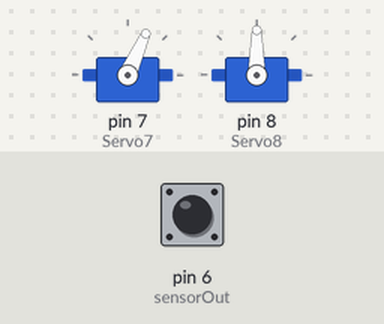
A sketch run on a simulated Arduino Uno, built with avr-gcc and run on an emulated ATmega328P. Shown: 2 × servo. Inputs (shaded band) come from the test bench; at power-on: pin 6 (sensorOut) LOW. What the sketch prints to the serial monitor is not drawn.

Above: at 5.9 s.
6.0 s: pin 6 (sensorOut) pulsed HIGH 5 times (0.12 s each, 0.3 s apart)
At 8.1 s:
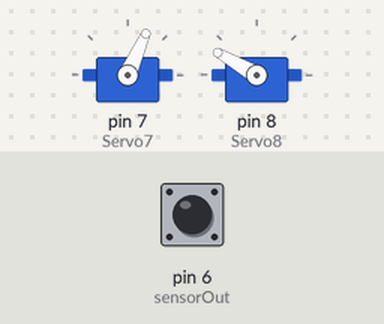
At 11.0 s:
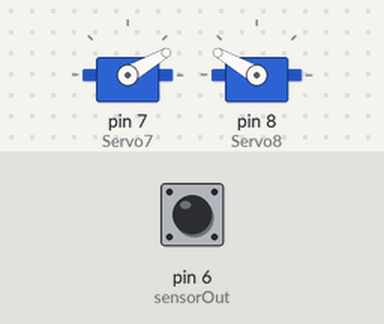
Timing chart, 0 to 18.6 s (numbered marks = the images above; inputs shaded):
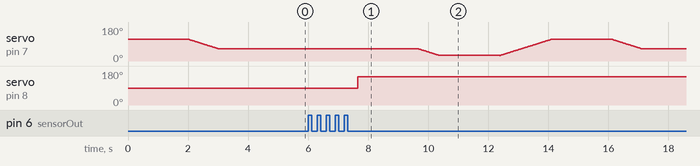

The sketch:

c_digo_sr.ino
```cpp
//Código do Projeto Separador de Remédios do Grupo das Batatas (Alunas: Amanda Smanioto, Camila Faleiros, Daniela Flauto, Fernanda Hamatsu)

#include <Servo.h>                                     //importar a biblioteca dos motores

#define S0 2                                           //define a porta do led S0 do sensor

#define S1 3                                           //define a porta do led S1 do sensor

#define S2 4                                           //define a porta do led S2 do sensor

#define S3 5                                           //define a porta do led S3 do sensor

#define sensorOut 6                                    //define a saída do sinal do sensor

Servo Servo7;                                          //define o nome do primeiro motor

Servo Servo8;                                          //define o nome do segundo motor

int frequency = 0;                                     //valor inicial da variável frequência

int color = 0;                                         //valor inicial da variável cor

String cor = "";


void setup() {

  pinMode(S0, OUTPUT);                                 //porta S0 como saída

  pinMode(S1, OUTPUT);                                 //porta S1 como saída

  pinMode(S2, OUTPUT);                                 //porta S2 como saída

  pinMode(S3, OUTPUT);                                 //porta S3 como saída

  pinMode(sensorOut, INPUT);                           //porta sensorOut (6) como de entrada

  digitalWrite(S0, HIGH);                              //acende o led S0

  digitalWrite(S1, LOW);                               //acende o led S1

  Servo7.attach(7);                                    //define a porta do motor Servo7

  Servo8.attach(8);                                    //define a porta do motor Servo8

  Serial.begin(9600);                                  //identifica o Arduino Uno R3

}

void loop() {

  Servo7.write(115);                                   //altera a posição do Servo7 para 115 (inicial), onde coletará o remédio

  delay(2000);                                         //espera 2s


  for(int i = 115; i > 65; i--) {                      //loop qe altera aposição do Servo7 em intervalos de 20ms

    Servo7.write(i);

    delay(20);

  }

  delay(2000);                                         //espera 2s


  color = readColor();                                 //chama a função readColor para identificar a cor do remédio

  delay(1000);                                         //espera 1s

  switch (color) {                                     //testa a variável color e a compara com os seguintes casos

    case 1:                                            //cor vermelho

    Servo8.write(50);                                  //altera a posição do Servo8

    Serial.println(cor);                               //retorna a cor no monitor serial para o controle

    break;                                             //encerra o teste

    case 2:                                            //cor verde

    Serial.println(cor);                               //retorna a cor no monitor serial para o controle

    Servo8.write(75);                                  //altera a posição do Servo8

    break;                                             //encerra o teste

    case 3:                                            //cor amarelo

    Serial.println(cor);                               //retorna a cor no monitor serial para o controle

    Servo8.write(100);                                 //altera a posição do Servo8

    break;                                             //encerra o teste

    case 4:                                            //cor azul

    Serial.println(cor);                               //retorna a cor no monitor serial para o controle

    Servo8.write(125);                                 //altera a posição do Servo8

    break;                                             //encerra o teste

    case 5:                                            //cor não identificada / branco

    Serial.println(cor);                               //retorna a cor no monitor serial para o controle

    Servo8.write(150);                                 //altera a posição do Servo8

    break;                                             //encerra o teste


    case 0:                                            //caso não hajam remédios a serem identificados

    break;                                             //encerra o teste

  }

  delay(2000);                                         //espera 2s


  for(int i = 65; i > 29; i--) {                       //loop: altera a posição do Servo7 a cada 20ms

    Servo7.write(i);

    delay(20);

  }

  delay(2000);                                         //espera 2s


  for(int i = 29; i < 115; i++) {                      //loop: altera a posição do Servo7 a cada 20ms

    Servo7.write(i);

    delay(20);

  }

  color=0;

}


int readColor() {                                      //define a função readColor


  digitalWrite(S2, LOW);                               //apaga o led S2

  digitalWrite(S3, LOW);                               //apaga o led S3


  frequency = pulseIn(sensorOut, LOW);                 //mede a frequência com a reflexão da cor vermelha

  int R = frequency;                                   //atribui o valor medido a variável R


  Serial.print("R= ");                                 //retorna o valor ao monitor serial

  Serial.print(frequency);

  Serial.print("  ");


  delay(50);                                           //espera 50ms


  digitalWrite(S2, HIGH);                              //acende o led S2

  digitalWrite(S3, HIGH);                              //acende o led S3


  frequency = pulseIn(sensorOut, LOW);                 //mede a frequência com a reflexão da cor verde

  int G = frequency;                                   //atribui o valor medido a variável G


  Serial.print("G= ");                                 //retorna o valor ao monitor serial

  Serial.print(frequency);

  Serial.print("  ");


  delay(50);                                           //espera 50ms


  digitalWrite(S2, LOW);                               //apaga o led S2

  digitalWrite(S3, HIGH);                              //acende o led S3


  frequency = pulseIn(sensorOut, LOW);                 //mede a frequência com a relfexão da cor azul

  int B = frequency;                                   //atribui o valor medido a variável B


  Serial.print("B= ");                                 //retorna o valor ao monitor serial

  Serial.print(frequency);

  Serial.println("  ");


  delay(50);                                           //espera 50ms


//os seguintes valores dever ser alterados para calibrar o sensor de cores no início do processo


  if(100<R && R<130 && 20<G && G<50 && 20<B && B<26){        //valores para a cor azul

    color = 4; // Azul

    cor = "azul";

  }

  if(80<R && R<220 && 40<G && G<65 && 60<B && B<180){        //valores para a cor verde

    color = 2; // Verde

    cor = "verde";

  }

  if(10<R && R<55 && 25<G && G<70 && 45<B && B<110) {        //valores para a cor amarela

    color = 3; // Amarelo

    cor = "Amarelo";

  }

  if(105<R && R<130 && 150<G && G<190 && 135<B && B<155){    //valores para a cor vermelha

    color = 1; // Vermelho

    cor = "vermelho";

  }

  else {

    color = 5; // Outras cores

    cor = "Outras cores";

  }

  return color;                                              //retorna o valor da variável cor


}
```

Measured:
- after the input at 6.0 s, servo on pin 8 (Servo8): 90° → 150° after 1.7 s instead of 3.2 s
